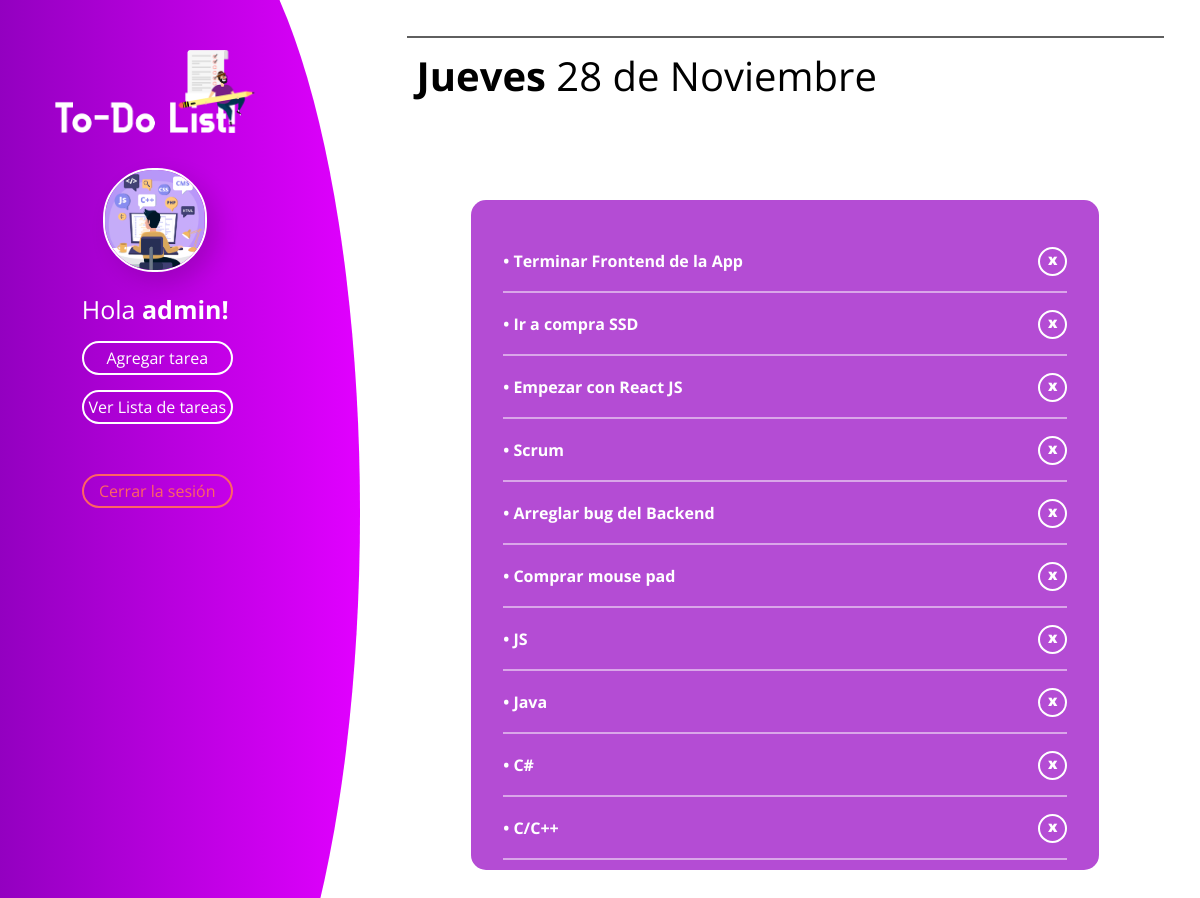
Screenshot of /Vista/tareaslista.php (signed in) with the database file from the repository.
### tables this page shows
CREATE TABLE `tareas` (
  `texto` varchar(300) NOT NULL,
  `estado` tinyint(1) NOT NULL,
  `usuario` int(11) NOT NULL,
  `id` mediumint(9) NOT NULL
);

### modelo/mostrar-tareas.php (called while the page is built, shortened)
<?php
require_once "conexion.php";
$id_usuario = $_SESSION["id"];
$tareas_usuario = mysqli_query($link, "SELECT * FROM tareas WHERE usuario = $id_usuario");
?>

### controlador/controladorMostrar.php (called while the page is built)
<?php
    require_once("../modelo/mostrar-tareas.php");
?>

### Vista/tareaslista.php (the view, shortened to what this page needs)
<!DOCTYPE html>
<html lang="es">
<head>
    <link rel="stylesheet" href="css/Tareas.css">
</head>
<body>
<?php include '../controlador/controladorMostrar.php'; ?>
    <section class="perfil">
        <div class="menu">
            <figure>
                <img src="img/logoblanco.png" class="logo" alt="logo">
            </figure>
            <figure>
                <img src="img/perfil.png" class="foto-perfil" alt="foto perfil">
            </figure>
            <p class="Nombre">Hola <strong><?php echo $_SESSION["usuario"]; ?>!</strong></p>
            <a href="tareas.php" class="boton">Agregar tarea</a>
            <a href="tareaslista.php" class="boton">Ver Lista de tareas</a>
            <a href="../modelo/cerrar-sesion.php" class="boton cerrar">Cerrar la sesión</a>
        </div>
    </section>
    <section class="task">
        <div class="fecha">
        </div>
        <div class="div-nueva-tarea">
            <div class="tareaslista">
                <table>
                    <?php
                    $vacio = 0;
                    while($row = mysqli_fetch_array($tareas_usuario)){
                        $vacio ++;
                    ?>
                        <tr>
                            <td>
                                • <?php echo $row['texto']?>
                                <a class="eliminar" href="tareaslista.php?eliminar=<?php echo $row['id'];?>">x</a>
                            </td>
                        </tr>
                    <?php } if ($vacio===0) { ?>
                        <a class="mas" href="tareas.php">
                            <?php echo "+ Añadir una tarea"; ?>
                        </a>
                            <?php }
                    ?>
                </table>
            </div>
        </div>
    </section>
</body>
</html>

### Vista/css/Tareas.css (style rules this page uses)
* { margin: 0; padding: 0; font-family: 'Open Sans', sans-serif; }
body { width: 100vw; height: 100vh; display: flex; font-family: 'Open Sans', sans-serif; }
.perfil { width: 25vw; padding: 50px; color: white; position: relative; overflow: hidden; }
.perfil:before { content: ''; position: absolute; background:linear-gradient(90deg, #9300c0 0%,#e100ff 100% ); width: 30vw; height: 100vh; top: 0; left: 0; border-radius: 0 100% 100% 0 / 0 100% 100% 0; transform: scaleY(1.2); }
.menu { position: relative; display: block; padding-right: 60px; align-items: center; text-align: center; height: 100%; z-index: 1; }
.task { width: 70vw; padding: 3vw; }
.logo { width: 200px; margin-bottom: 30px; }
.foto-perfil { border: 2px solid white; border-radius: 50px; width: 100px; margin-bottom: 15px; -webkit-box-shadow: 10px 10px 23px 0px rgba(0,0,0,0.14); -moz-box-shadow: 10px 10px 23px 0px rgba(0,0,0,0.14); box-shadow: 10px 10px 23px 0px rgba(0,0,0,0.14); }
.Nombre { font-size: 25px; }
.boton { display: flex; align-items: center; justify-content: center; border: 2px solid white; border-radius: 50px; text-decoration: none; color: white; width: 70%; height: 30px; margin: 15px 15%; text-align: center; transition: 0.1s; }
.cerrar { margin-top: 50px; border: 2px solid #ff6363; color: #ff6363; }
.fecha { padding: 10px; border-top: 2px solid #5f5f5f; font-size: 40px; height: 10%; }
.div-nueva-tarea { display: flex; align-items: center; justify-content: center; height: 80%; width: 100%; }
.tareaslista { background-color: rgba(149, 0, 194, 0.7); color: white; border-radius: 15px; padding: 30px; width: 75%; height: 80%; display: block; overflow: auto; font-weight: bold; }
.tareaslista table { width: 100%; }
.eliminar { text-decoration: none; border: 2px solid white; border-radius: 50px; color: white; height: 25px; width: 25px; outline: none; font-size: 15px; font-weight: 900; padding: 0; transition: 0.1s; text-align: center; }
.tareaslista td { border-bottom: 2px solid rgba(255, 255, 255, 0.5); display: flex; justify-content: space-between; align-items: center; padding: 15px 0; }

### rows the page displays
tareas: texto "Terminar Frontend de la App"
tareas: texto "Ir a compra SSD"
tareas: texto "Empezar con React JS"
tareas: texto "Scrum"
tareas: texto "Arreglar bug del Backend"
tareas: texto "Comprar mouse pad"
tareas: texto "JS"
tareas: texto "Java"
tareas: texto "C#"
tareas: texto "C/C++"

### other values shown
$_SESSION["usuario"] "admin"
